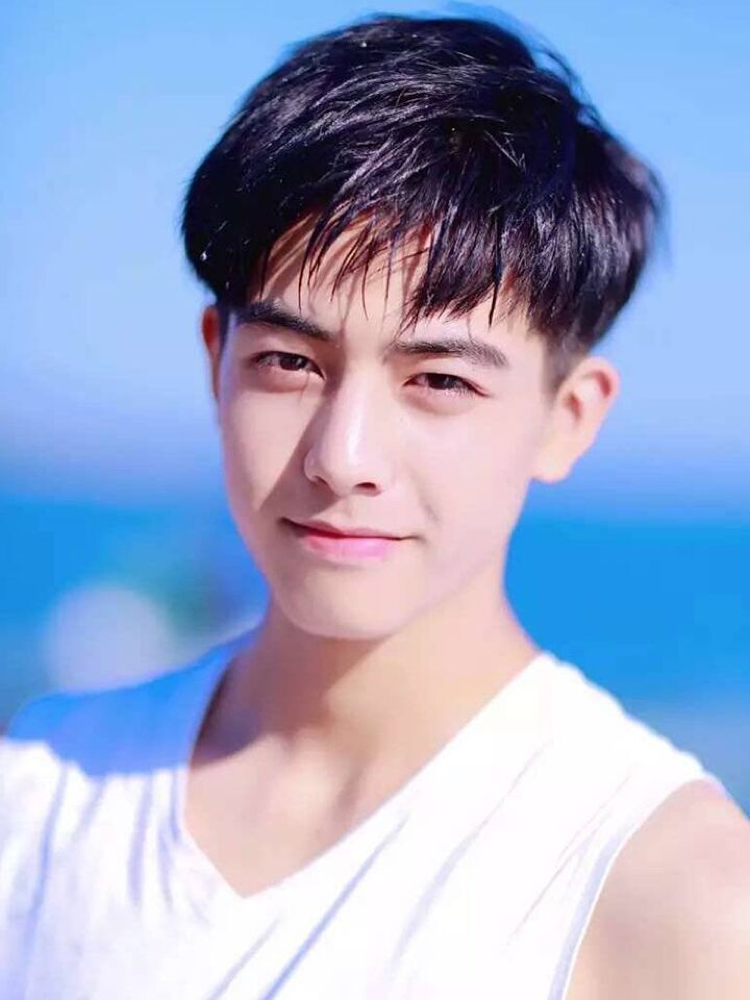
//> input picture resources/8e9e.png, 750 x 1000 px
$ ./main   (built with g++ and OpenCV 4)
//> lines starting //> are read from the running program, lines starting //| are printed output that depends on the picture; after the words box and inside, x2 and y2 are one past the last pixel; in counts of white or black regions, pixels touching at a corner belong together
//
//  main.cpp
//  分离证件照中的头像
//
//  Created by wangwenjian on 2022/2/24.
//

#include <iostream>
#include <opencv2/opencv.hpp>

using namespace std;
using namespace cv;

Mat watershedCluster(Mat &image, int &numSegments);

void createDisplaySegments(Mat &segments, int numSegments, Mat &image);

int main(int argc, const char * argv[]) {
    // insert code here...

    Mat src = imread("8e9e.png");
//> src is the input picture: 1000 rows x 750 cols, CV_8UC3; mean B, G, R 200.8, 167.9, 155.2
    if (src.empty()) {

        return -1;
    }
    namedWindow("input image", WINDOW_AUTOSIZE);
    imshow("input image", src);

    int numSegments;
    Mat markers = watershedCluster(src, numSegments);
    createDisplaySegments(markers, numSegments, src);
    waitKey(0);

    return 0;
}

Mat watershedCluster(Mat &image, int &numComp) {
    // 二值化
        Mat gray, binary;
        cvtColor(image, gray, COLOR_BGR2GRAY);
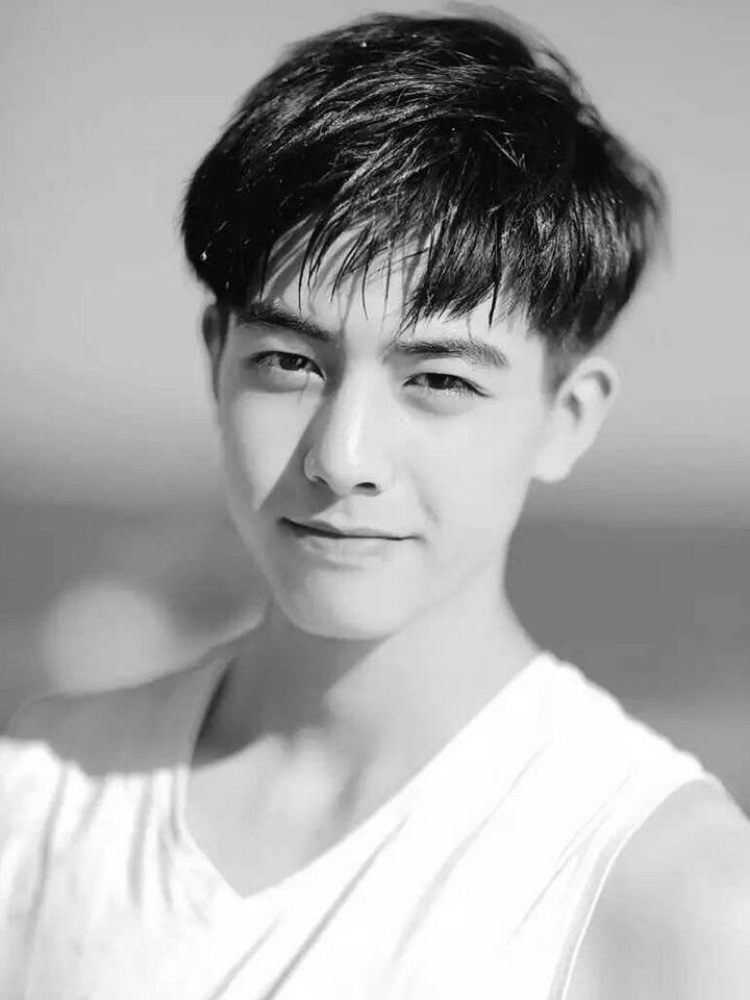
//> gray: 1000 rows x 750 cols, CV_8UC1; min 0, max 255, mean 167.9
        threshold(gray, binary, 0, 255, THRESH_BINARY | THRESH_OTSU);
//> binary: 1000 rows x 750 cols, CV_8UC1; 66.9% white; 56 black regions (46 under 20 px), largest, box (x1, y1, x2, y2) and area: (0, 3, 667, 768) 200349, (504, 500, 750, 716) 44172, (383, 336, 504, 371) 1945
        // 形态学与距离变换
        Mat k = getStructuringElement(MORPH_RECT, Size(3, 3), Point(-1, -1));
        morphologyEx(binary, binary, MORPH_OPEN, k, Point(-1, -1));
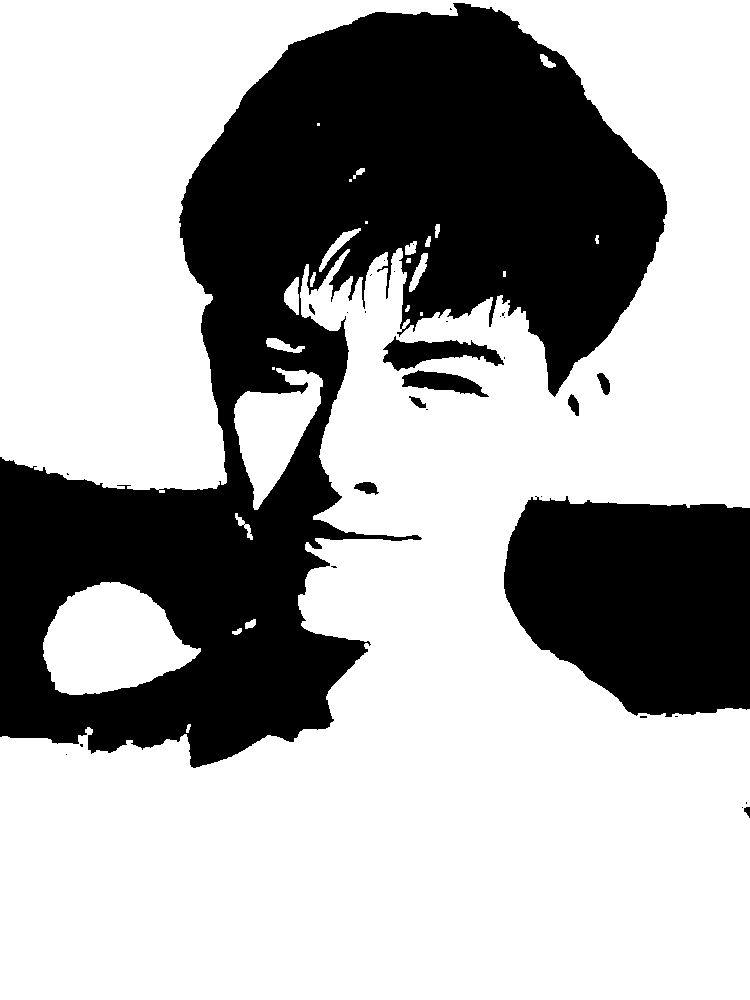
//> binary: 1000 rows x 750 cols, CV_8UC1; 66.6% white; 32 black regions (22 under 20 px), largest, box (x1, y1, x2, y2) and area: (0, 3, 667, 768) 202253, (504, 496, 750, 717) 44281, (383, 336, 504, 371) 2079
        Mat dist;
        distanceTransform(binary, dist, DistanceTypes::DIST_L2, 3, CV_32F);
        normalize(dist, dist, 0.0, 1.0, NORM_MINMAX);

        // 开始生成标记
        threshold(dist, dist, 0.1, 1.0, THRESH_BINARY);
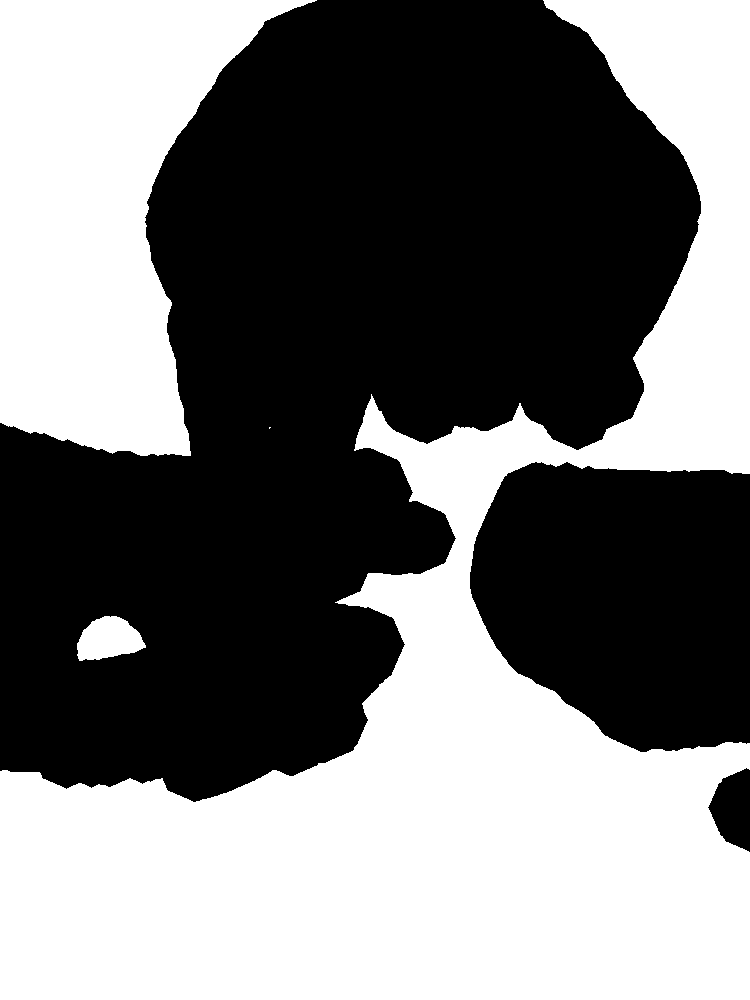
//> dist: 1000 rows x 750 cols, CV_32FC1; values 0 (black) and 1 (white), 46.6% white; 4 white regions (1 under 20 px), largest, box (x1, y1, x2, y2) and area: (0, 0, 750, 1000) 264792, (0, 0, 317, 456) 82614, (77, 616, 146, 661) 2173
        normalize(dist, dist, 0, 255, NORM_MINMAX);
        dist.convertTo(dist, CV_8UC1);
//> dist: 1000 rows x 750 cols, CV_8UC1; 46.6% white; 4 white regions (1 under 20 px)

        // 标记开始
        vector<vector<Point>> contours;
        vector<Vec4i> hireachy;
        findContours(dist, contours, hireachy, RETR_CCOMP, CHAIN_APPROX_SIMPLE);
//> contours = 4 contours, 1 with area under 20; largest, box (x1, y1, x2, y2) and area: (0, 0, 750, 1000) 262653, (0, 0, 317, 456) 81904, (77, 616, 146, 661) 2088; hireachy = 4 items: [1, -1, -1, -1], [2, 0, -1, -1], [3, 1, -1, -1], [-1, 2, -1, -1]
        if (contours.empty()) {
            return Mat();
        }

        Mat markers(dist.size(), CV_32S);
        markers = Scalar::all(0);
        for (int i = 0; i < contours.size(); i++) {
            drawContours(markers, contours, i, Scalar(i + 1), -1, 8, hireachy, INT_MAX);
        }
//> this loop made 4 passes
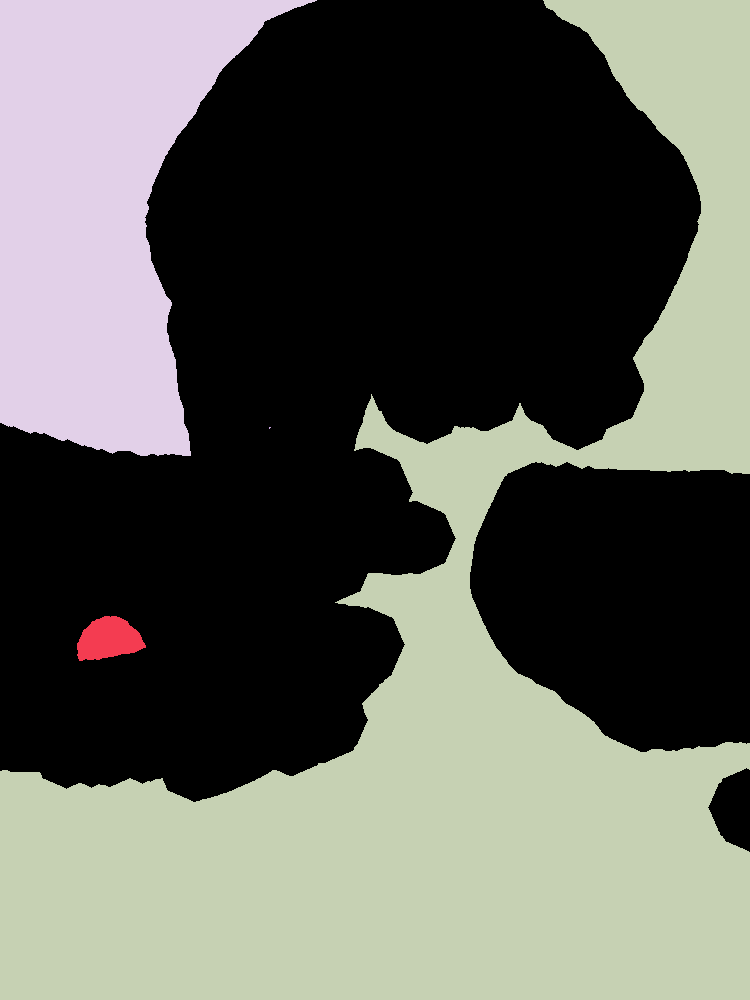
//> markers: 1000 rows x 750 cols, CV_32SC1; 5 distinct labels, from 0 to 4; one colour per label, 0 black
        circle(markers, Point(5, 5), 3, Scalar(255), -1);
//> markers: 1000 rows x 750 cols, CV_32SC1; 6 distinct labels, from 0 to 255

        // 分水岭变换
        watershed(image, markers);
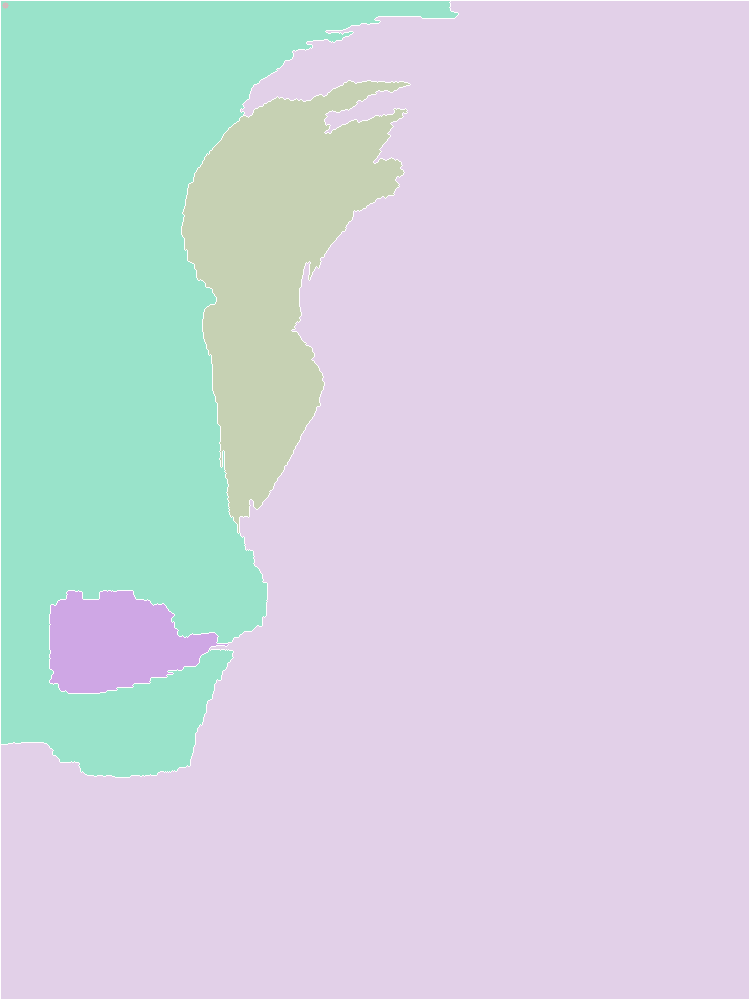
//> markers: 1000 rows x 750 cols, CV_32SC1; 6 distinct labels, from -1 to 255; one colour per label, 0 black, -1 white
        numComp = contours.size();
//> numComp = 4
        return markers;

}

void createDisplaySegments(Mat &segments, int numSegments, Mat &image) {
//> called with numSegments = 4
    vector<Vec3b> colors;
    for (size_t i = 0; i < numSegments; i++) {
        int r = theRNG().uniform(0, 255);
        int g = theRNG().uniform(0, 255);
        int b = theRNG().uniform(0, 255);
        colors.push_back(Vec3b((uchar)b, (uchar)g, (uchar)r));
    }

    //
    Mat dst = Mat::zeros(segments.size(), CV_8UC3);
    int index = 0;
    for (int row = 0 ; row < segments.rows; row++) {
        for (int col = 0 ; col < segments.cols; col++) {
            index = segments.at<int>(row, col);
            if (index > 0 && index <= numSegments) {
                dst.at<Vec3b>(row, col) = colors[index - 1];
            }else {
                dst.at<Vec3b>(row, col) = Vec3b(255, 255, 255);
            }
        }
    }
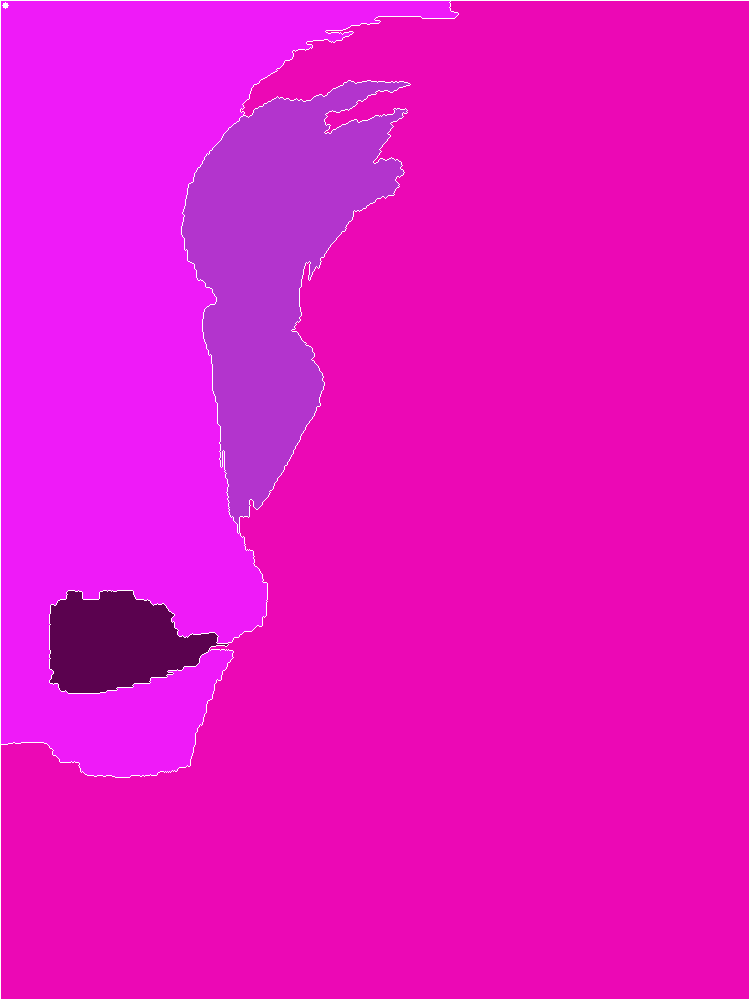
//> dst: 1000 rows x 750 cols, CV_8UC3; mean B, G, R 196.1, 16.7, 230.8
//> after the loop, index = -1
    imshow("分水岭图像分割-演示", dst);
    return;
}

$ run again, with resources/151_.png copied over resources/8e9e.png
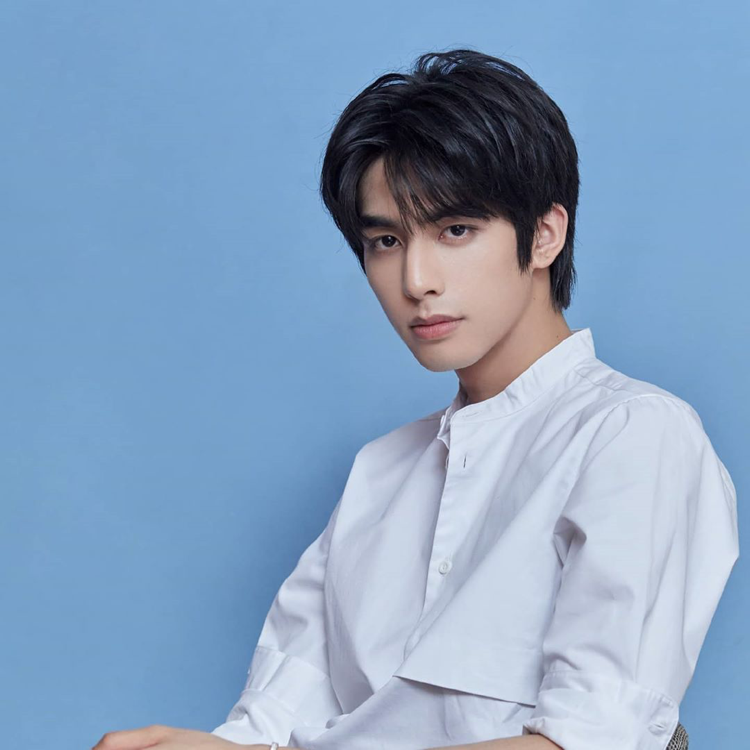
//> input picture resources/151_.png, 750 x 750 px
//> src is the input picture: 750 rows x 750 cols, CV_8UC3; mean B, G, R 193.8, 163.3, 136.5
//> contours = 4 contours; box (x1, y1, x2, y2) and area: (0, 0, 750, 750) 535582, (279, 9, 621, 507) 110990, (519, 488, 618, 608) 7906, (468, 270, 487, 287) 134; hireachy = 4 items: [1, -1, -1, -1], [-1, 0, 2, -1], [3, -1, -1, 1], [-1, 2, -1, 1]
//> the loop in watershedCluster, `for (int i = 0; i < contours.size(); i++)` made 4 passes
//> in watershedCluster, `watershed(image, markers);`:
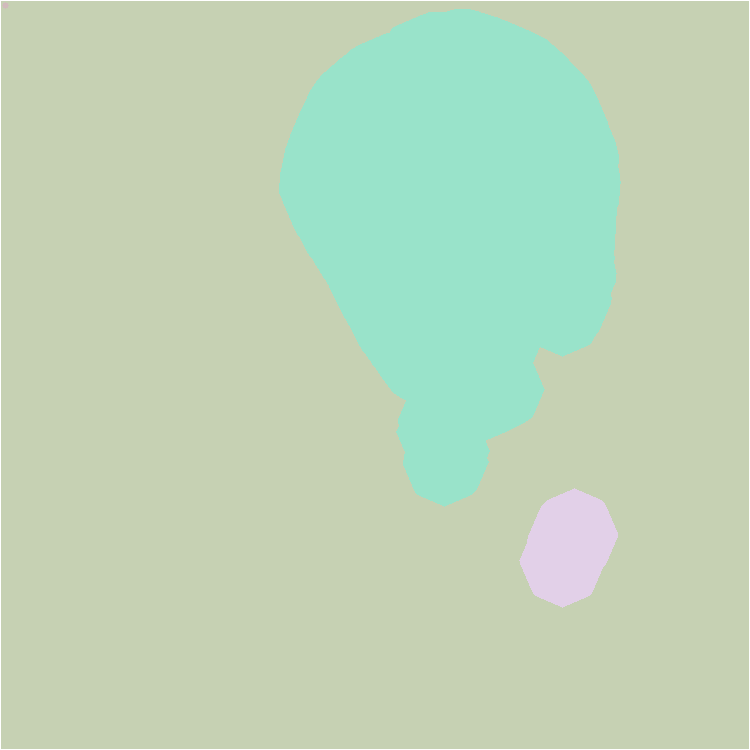
//> markers: 750 rows x 750 cols, CV_32SC1; 5 distinct labels, from -1 to 255; one colour per label, 0 black, -1 white
//> numComp = 4
//> the loop in createDisplaySegments, `for (size_t i = 0; i < numSegments; i++)` made 4 passes
//> after the loop in createDisplaySegments, `for (int row = 0 ; row < segments.rows; row++)`:
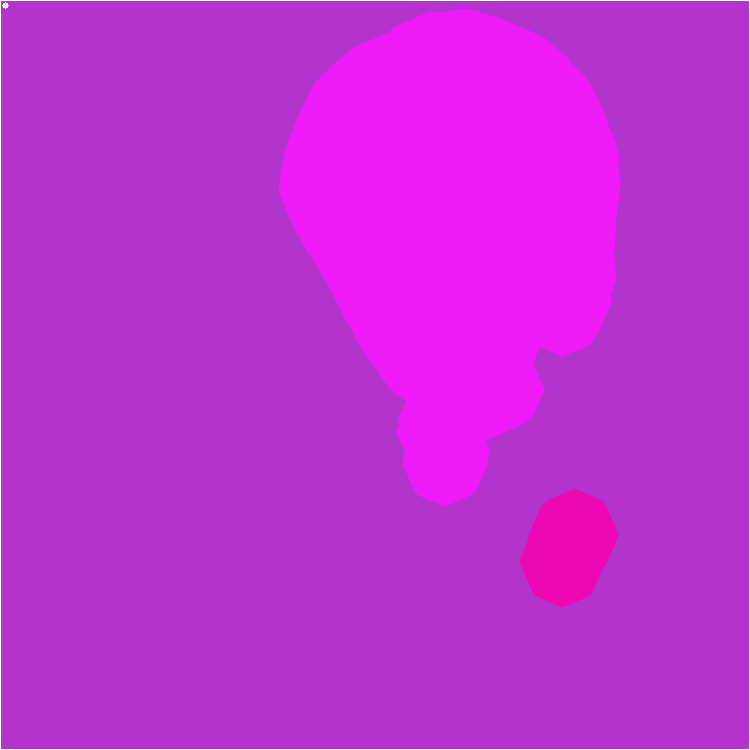
//> dst: 750 rows x 750 cols, CV_8UC3; mean B, G, R 213.5, 47.3, 192.1
//> after the loop in createDisplaySegments, `for (int row = 0 ; row < segments.rows; row++)`: index = -1
